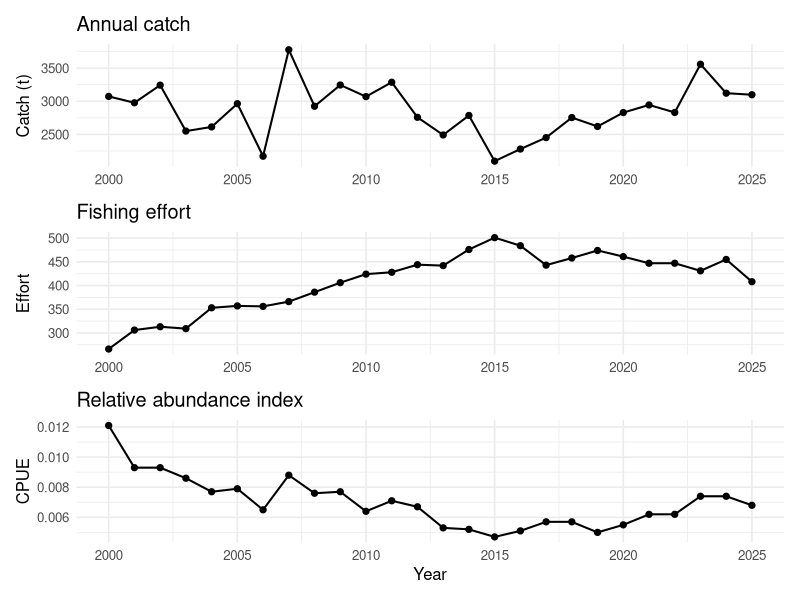
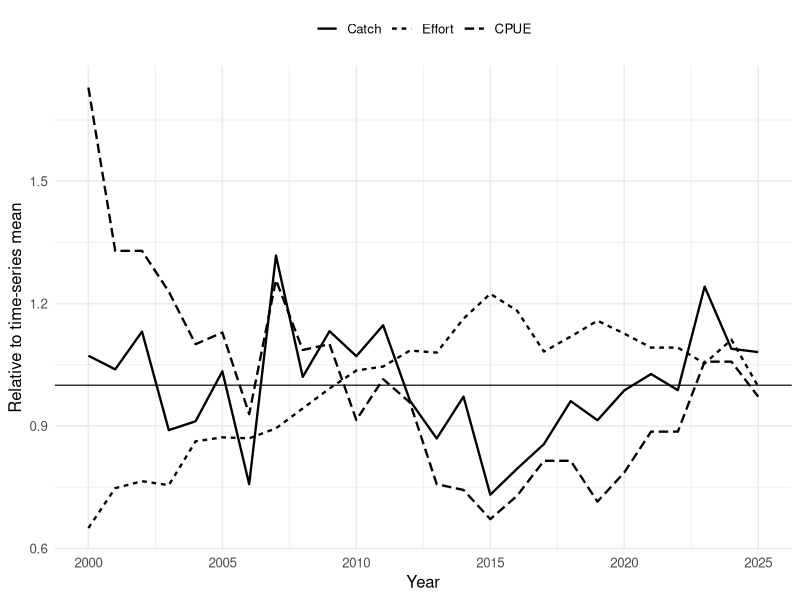
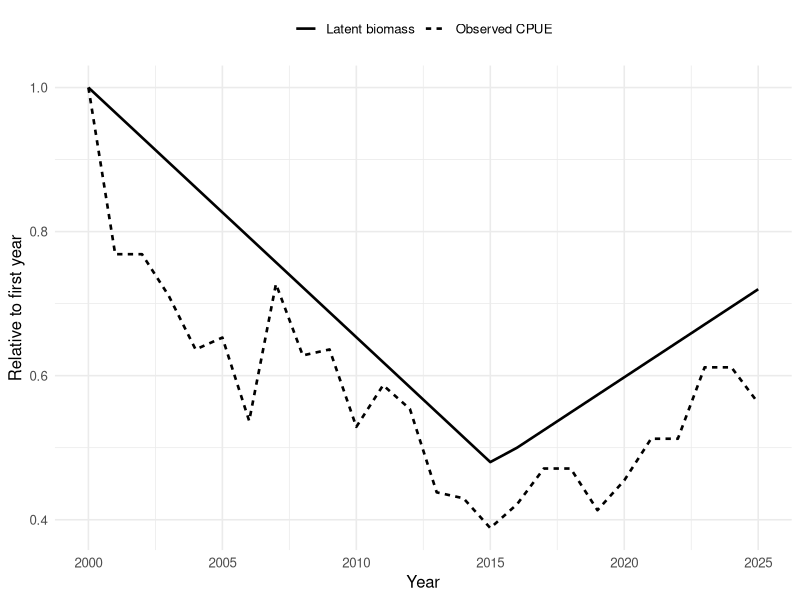

Here is the R script that generated these plots, in order:
## ---- chunk 1
#| label: simulate-data

set.seed(20260904)

library(ggplot2)
library(patchwork)
library(knitr)

year <- 2000:2025
n_years <- length(year)

# Latent relative biomass: decline followed by partial rebuilding.
biomass_rel <- c(
  seq(1.00, 0.48, length.out = 16),
  seq(0.50, 0.72, length.out = n_years - 16)
)

# Fishing effort rises and later stabilizes slightly below its peak.
effort <- c(
  seq(280, 470, length.out = 14),
  seq(465, 430, length.out = n_years - 14)
)
effort <- round(effort * exp(rnorm(n_years, 0, 0.04)))

# Constant catchability for the introductory simulation.
q <- 0.010

# CPUE as a noisy relative abundance index.
cpue <- q * biomass_rel * exp(rnorm(n_years, 0, 0.10))

# Catch generated from effort and CPUE with additional variability.
catch_t <- effort * cpue * 1000 * exp(rnorm(n_years, 0, 0.08))

fishery <- data.frame(
  year = year,
  catch_t = round(catch_t, 1),
  effort = effort,
  cpue = round(cpue, 4)
)

stopifnot(
  all(fishery$catch_t > 0),
  all(fishery$effort > 0),
  all(fishery$cpue > 0),
  !anyNA(fishery)
)
## ---- chunk 2
#| label: first-observations

kable(
  head(fishery),
  digits = c(0, 1, 0, 4),
  col.names = c("Year", "Catch (t)", "Effort", "CPUE"),
  caption = "First six years of the simulated fishery time series."
)
## ---- chunk 3
#| label: time-series
#| fig-cap: "Annual catch, fishing effort and CPUE for the simulated fishery."
#| fig-width: 8
#| fig-height: 8

p_catch <- ggplot(fishery, aes(year, catch_t)) +
  geom_line(linewidth = 0.7) +
  geom_point(size = 1.8) +
  labs(x = NULL, y = "Catch (t)", title = "Annual catch") +
  theme_minimal(base_size = 12)

p_effort <- ggplot(fishery, aes(year, effort)) +
  geom_line(linewidth = 0.7) +
  geom_point(size = 1.8) +
  labs(x = NULL, y = "Effort", title = "Fishing effort") +
  theme_minimal(base_size = 12)

p_cpue <- ggplot(fishery, aes(year, cpue)) +
  geom_line(linewidth = 0.7) +
  geom_point(size = 1.8) +
  labs(x = "Year", y = "CPUE", title = "Relative abundance index") +
  theme_minimal(base_size = 12)

p_catch / p_effort / p_cpue
## ---- chunk 4
#| label: trend-summary

first_five <- fishery[1:5, ]
last_five <- fishery[(nrow(fishery) - 4):nrow(fishery), ]

trend_summary <- data.frame(
  Indicator = c("Catch", "Effort", "CPUE"),
  Early = c(
    mean(first_five$catch_t),
    mean(first_five$effort),
    mean(first_five$cpue)
  ),
  Recent = c(
    mean(last_five$catch_t),
    mean(last_five$effort),
    mean(last_five$cpue)
  )
)

trend_summary$Change_pct <- 100 * (
  trend_summary$Recent / trend_summary$Early - 1
)

kable(
  trend_summary,
  digits = c(0, 3, 3, 1),
  col.names = c("Indicator", "First 5-year mean", "Last 5-year mean", "Change (%)"),
  caption = "Comparison of the first and last five years."
)

catch_change <- trend_summary$Change_pct[trend_summary$Indicator == "Catch"]
effort_change <- trend_summary$Change_pct[trend_summary$Indicator == "Effort"]
cpue_change <- trend_summary$Change_pct[trend_summary$Indicator == "CPUE"]
## ---- chunk 5
#| label: standardized-indicators
#| fig-cap: "Catch, effort and CPUE expressed relative to their own time-series means."
#| fig-width: 8
#| fig-height: 4.8

indexed <- data.frame(
  year = rep(fishery$year, 3),
  indicator = factor(
    rep(c("Catch", "Effort", "CPUE"), each = nrow(fishery)),
    levels = c("Catch", "Effort", "CPUE")
  ),
  relative_value = c(
    fishery$catch_t / mean(fishery$catch_t),
    fishery$effort / mean(fishery$effort),
    fishery$cpue / mean(fishery$cpue)
  )
)

ggplot(indexed, aes(year, relative_value, linetype = indicator)) +
  geom_hline(yintercept = 1, linewidth = 0.4) +
  geom_line(linewidth = 0.8) +
  labs(
    x = "Year",
    y = "Relative to time-series mean",
    linetype = NULL
  ) +
  theme_minimal(base_size = 12) +
  theme(legend.position = "top")
## ---- chunk 6
#| label: cpue-vs-truth
#| fig-cap: "Observed CPUE compared with the latent biomass trajectory used in the simulation. Both are scaled to their first year."
#| fig-width: 8
#| fig-height: 4.8

truth_comparison <- data.frame(
  year = rep(year, 2),
  series = factor(
    rep(c("Latent biomass", "Observed CPUE"), each = n_years),
    levels = c("Latent biomass", "Observed CPUE")
  ),
  relative_value = c(
    biomass_rel / biomass_rel[1],
    fishery$cpue / fishery$cpue[1]
  )
)

ggplot(truth_comparison, aes(year, relative_value, linetype = series)) +
  geom_line(linewidth = 0.9) +
  labs(
    x = "Year",
    y = "Relative to first year",
    linetype = NULL
  ) +
  theme_minimal(base_size = 12) +
  theme(legend.position = "top")
